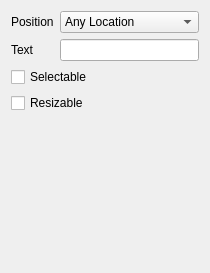
<?xml version="1.0" encoding="UTF-8"?>
<ui version="4.0">
 <class>TextWidgetConfig</class>
 <widget class="QWidget" name="TextWidgetConfig">
  <property name="geometry">
   <rect>
    <x>0</x>
    <y>0</y>
    <width>210</width>
    <height>273</height>
   </rect>
  </property>
  <property name="windowTitle">
   <string>Form</string>
  </property>
  <layout class="QGridLayout" name="gridLayout_2">
   <item row="0" column="0">
    <layout class="QGridLayout" name="gridLayout">
     <item row="0" column="1">
      <widget class="QComboBox" name="positionCombo">
       <item>
        <property name="text">
         <string>Any Location</string>
        </property>
       </item>
       <item>
        <property name="text">
         <string>Lower Left Corner</string>
        </property>
       </item>
       <item>
        <property name="text">
         <string>Lower Right Corner</string>
        </property>
       </item>
       <item>
        <property name="text">
         <string>Lower Center</string>
        </property>
       </item>
       <item>
        <property name="text">
         <string>Upper Left Corner</string>
        </property>
       </item>
       <item>
        <property name="text">
         <string>Upper Right Corner</string>
        </property>
       </item>
       <item>
        <property name="text">
         <string>Upper Center</string>
        </property>
       </item>
      </widget>
     </item>
     <item row="0" column="0">
      <widget class="QLabel" name="label">
       <property name="text">
        <string>Position</string>
       </property>
      </widget>
     </item>
     <item row="1" column="0">
      <widget class="QLabel" name="label_2">
       <property name="text">
        <string>Text</string>
       </property>
      </widget>
     </item>
     <item row="1" column="1">
      <widget class="QLineEdit" name="textEdit"/>
     </item>
     <item row="4" column="1">
      <spacer name="verticalSpacer">
       <property name="orientation">
        <enum>Qt::Vertical</enum>
       </property>
       <property name="sizeHint" stdset="0">
        <size>
         <width>20</width>
         <height>40</height>
        </size>
       </property>
      </spacer>
     </item>
     <item row="2" column="0" colspan="2">
      <widget class="QCheckBox" name="selectableCheckBox">
       <property name="text">
        <string>Selectable</string>
       </property>
      </widget>
     </item>
     <item row="3" column="0" colspan="2">
      <widget class="QCheckBox" name="resizableCheckBox">
       <property name="text">
        <string>Resizable</string>
       </property>
      </widget>
     </item>
    </layout>
   </item>
  </layout>
 </widget>
 <resources/>
 <connections/>
</ui>
